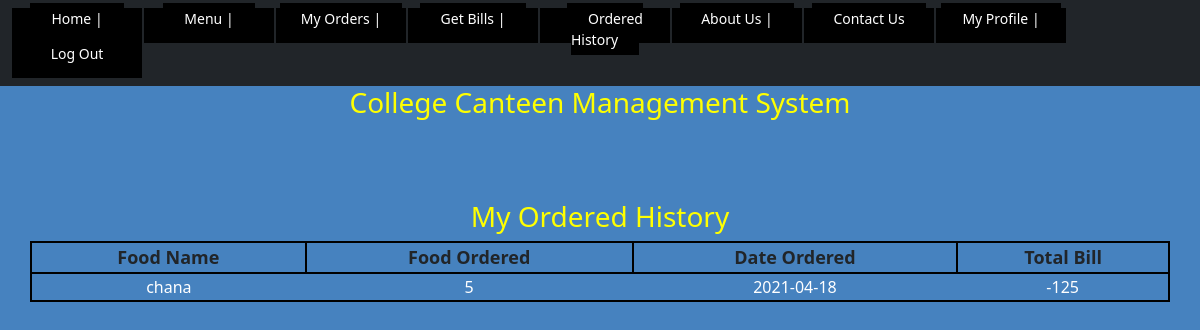
/myhistory.php (signed in), run on the app's committed database.
### tables this page shows
CREATE TABLE `history` (
  `id` int(11) NOT NULL,
  `student_name` varchar(50) DEFAULT NULL,
  `food_name` varchar(50) DEFAULT NULL,
  `semester` varchar(11) DEFAULT NULL,
  `quantity` int(11) DEFAULT NULL,
  `total_bill` int(11) DEFAULT NULL,
  `sid` int(11) DEFAULT NULL,
  `date_ordered` date DEFAULT NULL
);

### myhistory.php (the view, shortened to what this page needs)
<?php
include('include/orderheader.php');
?>
</head>
<body>
<div class="container py-5">
    <div class="row mt-4">
    <?php
    $mysid = $_SESSION['loginuser'];
    include('db/connection.php');
    $q = "SELECT * from history WHERE sid ='$mysid' ORDER BY date_ordered ";
    if ($conn->query($q)){
    $result = $conn->query($q);
    if($result-> num_rows >0){
            ?>
            <h3>My Ordered History</h3>
            <table>
                <tr>
                    <th>Food Name</th>
                    <th>Food Ordered</th>
                    <th>Date Ordered</th>
                    <th>Total Bill</th>
                </tr>
                <?php while($row=$result->fetch_assoc())
        {  ?>
                <tr>
                <td><?php echo $row['food_name'];  ?></td>
                <td><?php echo $row['quantity'];  ?></td>
                <td><?php echo $row['date_ordered'];  ?></td>
                <td><?php echo $row['total_bill'];  ?></td>
                </tr>
                <?php } ?>
            </table>
            <?php
    }else{
        echo "<h2>No Records found<h2>";
    }
}else{
    echo $conn->error;
}
    ?>
    </div>
</div>
</body>
</html>

### include/orderheader.php (style rules this page uses)
h3 { text-align:center; }

### myhistory.php (style rules this page uses)
body { background: #4682BF; }
table { width:1000px; border: 2px solid black; }
th { font-size:18px; text-align:center; border: 2px solid black; }
h3 { text-align:center; color:yellow; }
td { color:white; text-align:center; }

### data on the page
history: food_name "chana", quantity "5", date_ordered "2021-04-18", total_bill "-125"
